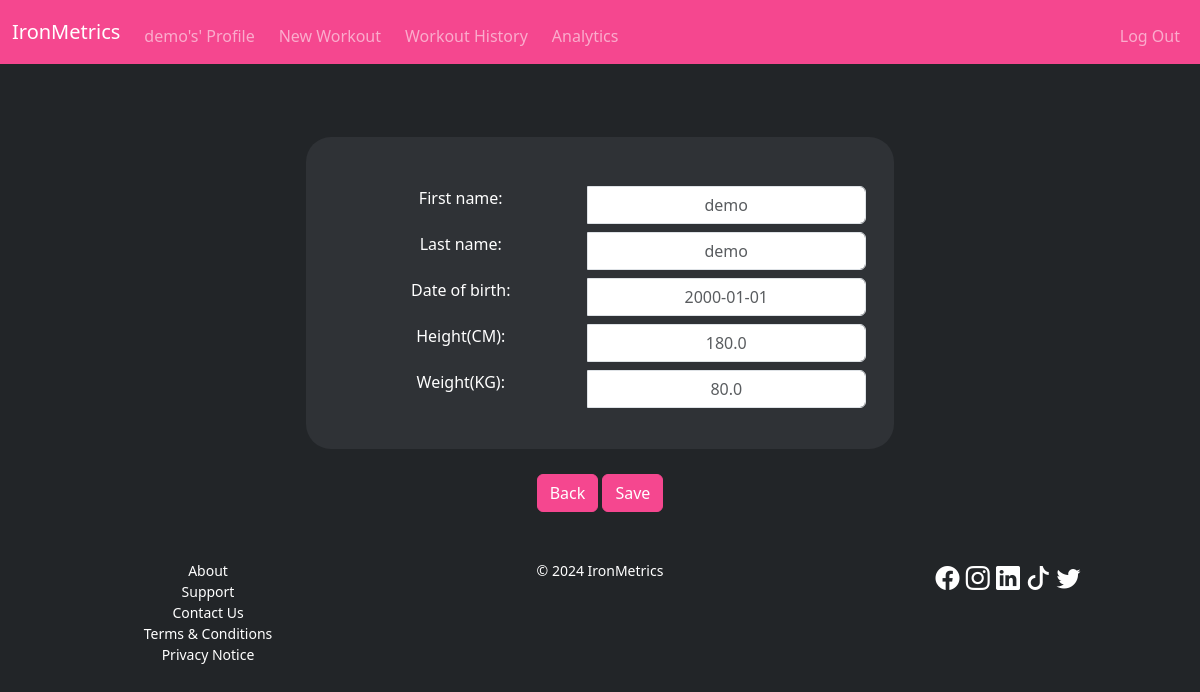
The page /editprofile (signed in) on the database its author committed.
### tables this page shows
CREATE TABLE user (
id INTEGER PRIMARY KEY AUTOINCREMENT NOT NULL,
username TEXT UNIQUE NOT NULL,
password_hash TEXT NOT NULL,
member_since TEXT DEFAULT CURRENT_DATE,
first_name TEXT,
last_name TEXT,
email TEXT,
date_of_birth TEXT,
height_cm REAL,
weight_kg REAL,
weight_unit INTEGER DEFAULT 1,
time_system INTEGER DEFAULT 1,
FOREIGN KEY (weight_unit) REFERENCES weight_unit (id)
ON UPDATE CASCADE
ON DELETE CASCADE,
FOREIGN KEY (time_system) REFERENCES time_system (id)
ON UPDATE CASCADE
ON DELETE CASCADE
);

### app.py (the view, shortened to what this page needs)
@app.route("/editprofile", methods=["GET", "POST"])
@login_required
def editprofile():
    user_id = session.get("user_id", None)
    profile = db.execute("SELECT * FROM user WHERE id = ?;", user_id)[0]
    return render_template("editprofile.html", profile_data=profile)

### app.py (called while the page is built)
@app.after_request
def after_request(response):
    response.headers["Cache-Control"] = "no-cache, no-store, must-revalidate"
    response.headers["Expires"] = 0
    response.headers["Pragma"] = "no-cache"
    return response

### helpers.py (called while the page is built)
def login_required(f):
    @wraps(f)
    def decorated_function(*args, **kwargs):
        if session.get("user_id") is None:
            return redirect(url_for("login"))
        return f(*args, **kwargs)
    return decorated_function

### templates/editprofile.html (shortened to what this page needs)
{% extends "base.html" %}
{% block head %}
    <link rel="stylesheet" href="static/editprofile.css">
{% endblock %}
{% block main %}
<div class="form-wrapper">
    <div class="inputs-wrapper secondary-color-background">
        <form action="/editprofile" method="post" class="row gy-2 m-3" id="edit-profile">
            <div class="input-group">
                <label for="edit-first-name" class="form-label col">First name:</label>
                <input type="text" class="form-control col text-center" id="edit-first-name" name="edit-first-name" form="edit-profile" placeholder="{{ profile_data.first_name }}">
            </div>
            <div class="input-group">
                <label for="edit-last-name" class="form-label col">Last name:</label>
                <input type="text" class="form-control col text-center" id="edit-last-name" name="edit-last-name" form="edit-profile" placeholder="{{ profile_data.last_name }}">
            </div>
            <div class="input-group">
                <label for="edit-date-of-birth" class="form-label col">Date of birth:</label>
                <input type="text" class="form-control col text-center" id="edit-date-of-birth" name="edit-date-of-birth" form="edit-profile" placeholder="{{ profile_data.date_of_birth }}" onfocus="this.type='date'" onblur="this.type='text'">
            </div>
            <div class="input-group">
                <label for="edit-height" class="form-label col">Height(CM):</label>
                <input type="text" class="form-control col text-center" id="edit-height" name="edit-height" form="edit-profile" placeholder="{{ profile_data.height_cm }}">
            </div>
            <div class="input-group">
                <label for="edit-weight" class="form-label col">Weight(KG):</label>
                <input type="text" class="form-control col text-center" id="edit-weight" name="edit-weight" form="edit-profile" placeholder="{{ profile_data.weight_kg }}">
            </div>
        </form>
    </div>
    <button type="button" class="btn btn-tertiary-color" onclick="history.back()">Back</button>
    <button type="submit" form="edit-profile" class="btn btn-tertiary-color">Save</button>
</div>
{% endblock %}

### static/style.css (style rules this page uses)
:root { --primary-color:#222528; --secondary-color: #2f3236; --tertiary-color:#f5478f; --text-color: #FFFFFF; }
body { background: var(--primary-color); color: var(--text-color); }
.secondary-color-background { border-radius: 25px; background-color: var(--secondary-color) }
.btn-tertiary-color { --test1: #cf3f7b; --test2: #f5478f; --bs-btn-color: #fff; --bs-btn-bg: var(--tertiary-color); --bs-btn-border-color: var(--tertiary-color); --bs-btn-hover-color: #fff; --bs-btn-hover-bg: #cf3f7b; --bs-btn-hover-border-color: #c03870; --bs-btn-focus-shadow-rgb: 60, 153, 110; --bs-btn-active-color: #fff; --bs-btn-active-bg: #c03870; --bs-btn-active-border-color: #a83464; --bs-btn-active-shadow: inset 0 3px 5px rgba(0, 0, 0, 0.125); --bs-btn-disabled-color: #fff; --bs-btn-disabled-bg: var(--tertiary-color); --bs-btn-disabled-border-color: var(--tertiary-color); }

### static/editprofile.css (style rules this page uses)
.inputs-wrapper { width: 30%; min-width: 230px; width: 50%; margin: 25px auto; padding: 25px 0; }

### rows shown on the page
user: edit-first-name "demo", edit-last-name "demo", edit-date-of-birth "2000-01-01", edit-height "180.0", edit-weight "80.0"

### other values the page prints
{{ session["user_name"] }} "demo"
